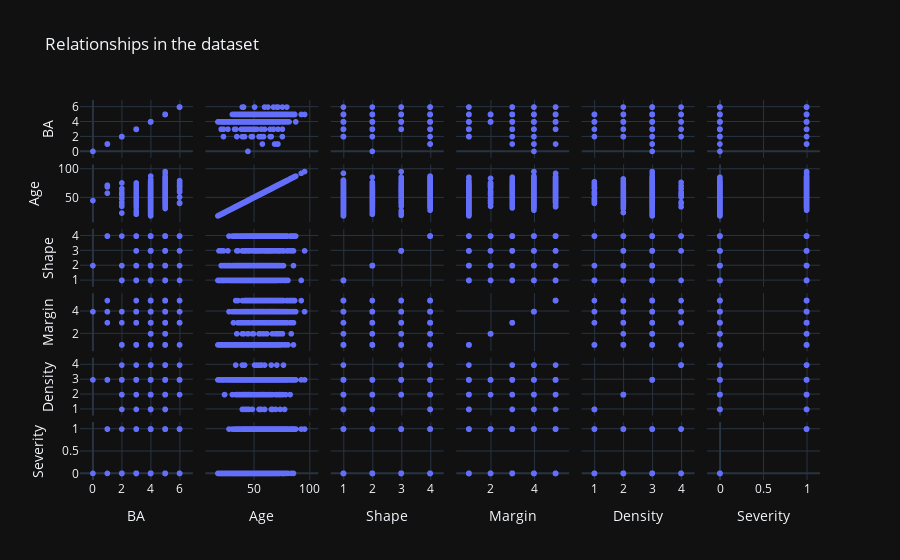
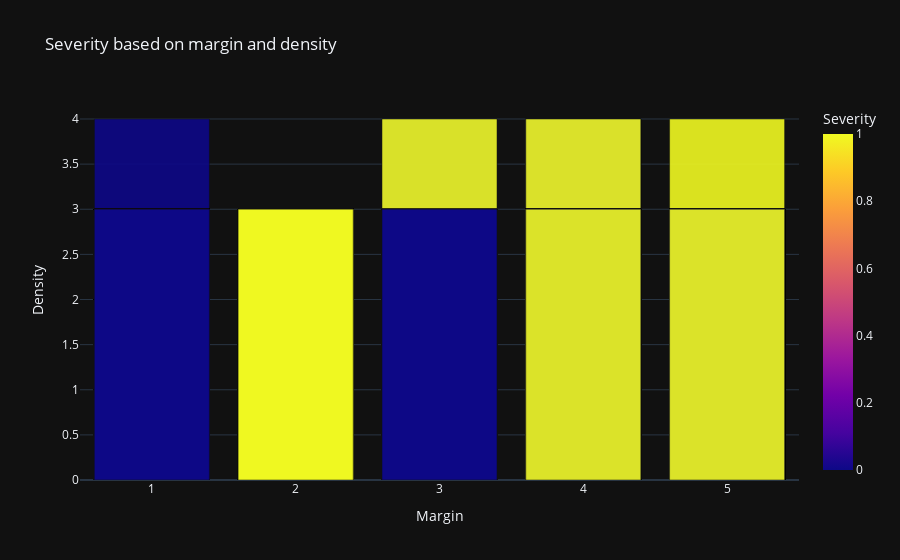
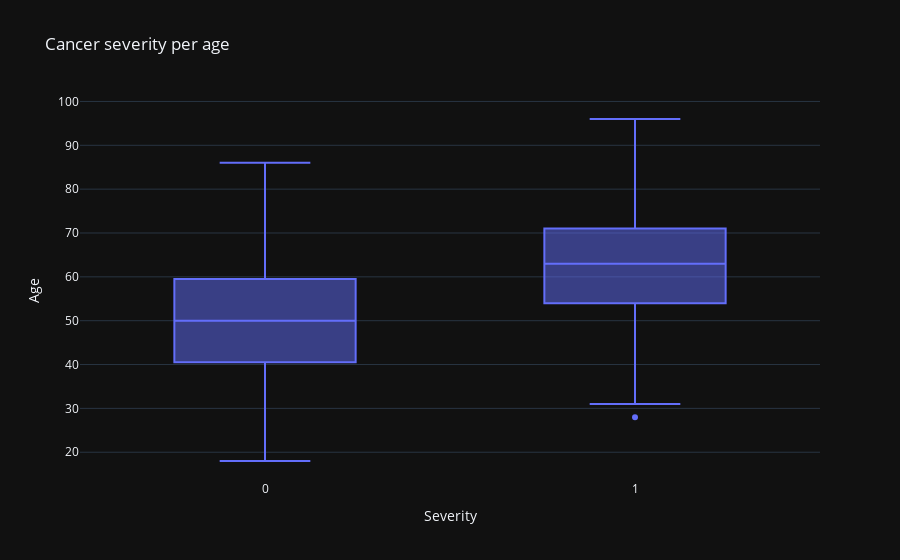

Notebook code cell kept with these figures, in order:
### Code cell
# Three basic visualizations that capture the essence of the dataset

# Basic scatter plot to see all relationships
fig1 = px.scatter_matrix(
    data_frame=df,
    template='plotly_dark',
    title='Relationships in the dataset',
)

fig1.show()

# Bar chart with relationship between the margin and density and how this translates to severity
bar_data = df.groupby(['Margin', 'Density'], as_index=False)[['Severity']].mean()

fig2 = px.bar(
        data_frame=df,
        x='Margin',
        y='Density',
        color='Severity',
        opacity=0.9,
        orientation='v',
        barmode='overlay',
        title='Severity based on margin and density',
        template='plotly_dark'
)

fig2.show()

# Boxplot to see the relationship between severity and age
fig3 = px.box(
    data_frame=df,
    x='Severity',
    y="Age",
    title='Cancer severity per age',
    template='plotly_dark',
)

fig3.show()

### Figure 1 — Plotly figure (JSON) as saved in the notebook; plotly's stock layout.template omitted (floating-point values rounded to 4 significant figures; data arrays with more than 128 entries replaced by an {"elided": "..."} marker saying what was removed)
{"data": [{"dimensions": [{"axis": {"matches": true}, "label": "BA", "values": {"elided": "961 int values"}}, {"axis": {"matches": true}, "label": "Age", "values": {"elided": "961 int values"}}, {"axis": {"matches": true}, "label": "Shape", "values": {"elided": "961 int values"}}, {"axis": {"matches": true}, "label": "Margin", "values": {"elided": "961 int values"}}, {"axis": {"matches": true}, "label": "Density", "values": {"elided": "961 int values"}}, {"axis": {"matches": true}, "label": "Severity", "values": {"elided": "961 int values"}}], "hovertemplate": "%{xaxis.title.text}=%{x}<br>%{yaxis.title.text}=%{y}<extra></extra>", "legendgroup": "", "marker": {"color": "#636efa", "symbol": "circle"}, "name": "", "showlegend": false, "type": "splom"}], "layout": {"dragmode": "select", "legend": {"tracegroupgap": 0}, "title": {"text": "Relationships in the dataset"}}}

### Figure 2 — Plotly figure (JSON) as saved in the notebook; plotly's stock layout.template omitted (floating-point values rounded to 4 significant figures; data arrays with more than 128 entries replaced by an {"elided": "..."} marker saying what was removed)
{"data": [{"alignmentgroup": "True", "hovertemplate": "Margin=%{x}<br>Density=%{y}<br>Severity=%{marker.color}<extra></extra>", "legendgroup": "", "marker": {"color": {"elided": "961 int values"}, "coloraxis": "coloraxis", "opacity": 0.9}, "name": "", "offsetgroup": "", "orientation": "v", "showlegend": false, "textposition": "auto", "type": "bar", "x": {"elided": "961 int values"}, "xaxis": "x", "y": {"elided": "961 int values"}, "yaxis": "y"}], "layout": {"barmode": "overlay", "coloraxis": {"colorbar": {"title": {"text": "Severity"}}, "colorscale": [[0, "#0d0887"], [0.1111, "#46039f"], [0.2222, "#7201a8"], [0.3333, "#9c179e"], [0.4444, "#bd3786"], [0.5556, "#d8576b"], [0.6667, "#ed7953"], [0.7778, "#fb9f3a"], [0.8889, "#fdca26"], [1, "#f0f921"]]}, "legend": {"tracegroupgap": 0}, "title": {"text": "Severity based on margin and density"}, "xaxis": {"anchor": "y", "domain": [0, 1], "title": {"text": "Margin"}}, "yaxis": {"anchor": "x", "domain": [0, 1], "title": {"text": "Density"}}}}

### Figure 3 — Plotly figure (JSON) as saved in the notebook; plotly's stock layout.template omitted (floating-point values rounded to 4 significant figures; data arrays with more than 128 entries replaced by an {"elided": "..."} marker saying what was removed)
{"data": [{"alignmentgroup": "True", "hovertemplate": "Severity=%{x}<br>Age=%{y}<extra></extra>", "legendgroup": "", "marker": {"color": "#636efa"}, "name": "", "notched": false, "offsetgroup": "", "orientation": "v", "showlegend": false, "type": "box", "x": {"elided": "961 int values"}, "x0": " ", "xaxis": "x", "y": {"elided": "961 int values"}, "y0": " ", "yaxis": "y"}], "layout": {"boxmode": "group", "legend": {"tracegroupgap": 0}, "title": {"text": "Cancer severity per age"}, "xaxis": {"anchor": "y", "domain": [0, 1], "title": {"text": "Severity"}}, "yaxis": {"anchor": "x", "domain": [0, 1], "title": {"text": "Age"}}}}
